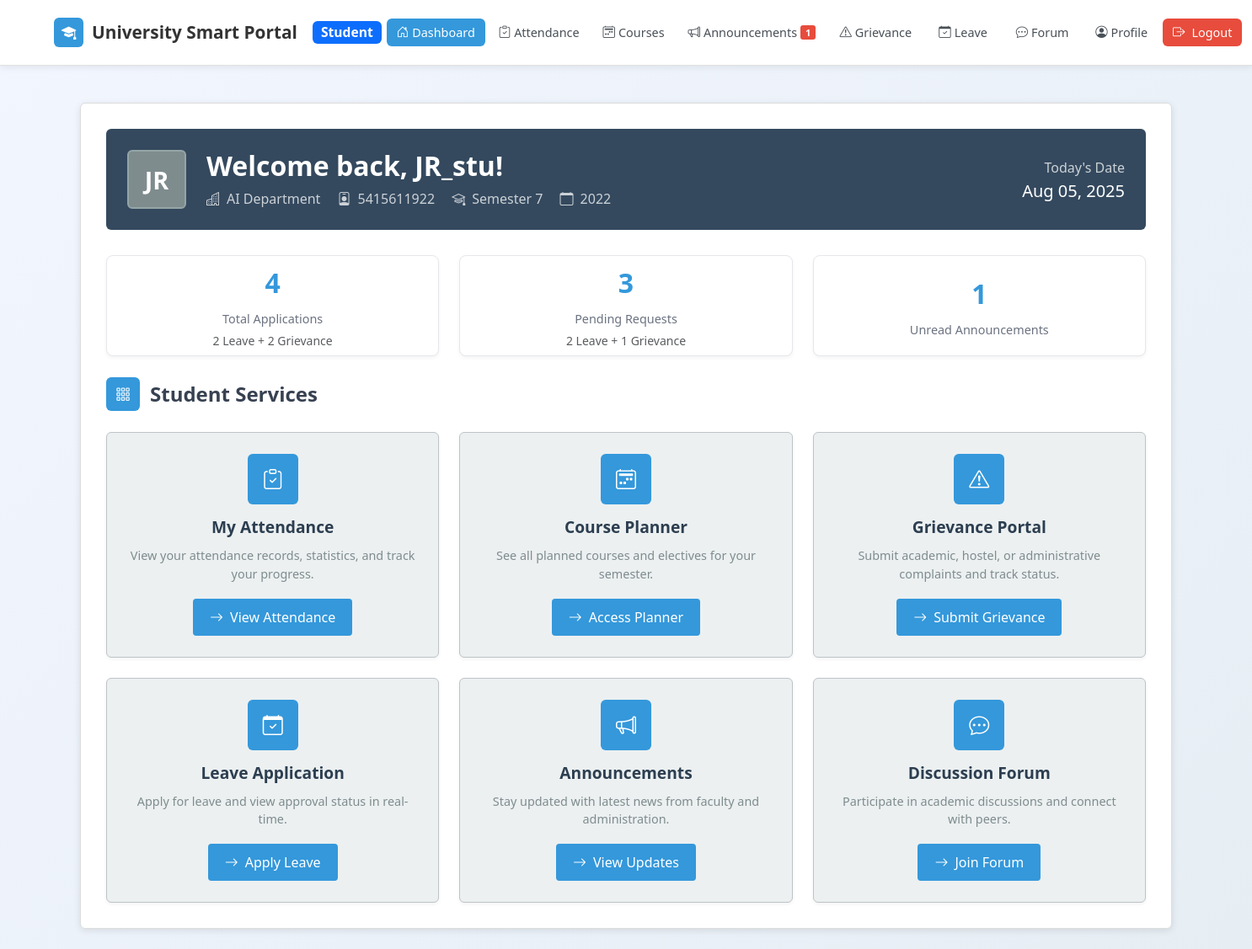
The app's page /student_dashboard.php (signed in) with its own data.
### tables this page shows
CREATE TABLE `student_profiles` (
  `id` int(11) NOT NULL,
  `user_id` int(11) NOT NULL,
  `roll_number` varchar(50) DEFAULT NULL,
  `semester` varchar(20) DEFAULT NULL,
  `year` varchar(10) DEFAULT NULL,
  `phone` varchar(15) DEFAULT NULL,
  `address` text DEFAULT NULL,
  `updated_at` timestamp NOT NULL DEFAULT current_timestamp() ON UPDATE current_timestamp()
);

CREATE TABLE `users` (
  `id` int(11) NOT NULL,
  `name` varchar(100) DEFAULT NULL,
  `email` varchar(100) DEFAULT NULL,
  `password` varchar(255) DEFAULT NULL,
  `role` enum('student','faculty','hod') DEFAULT NULL,
  `department` varchar(100) DEFAULT NULL,
  `created_at` timestamp NOT NULL DEFAULT current_timestamp()
);

### student_dashboard.php (the view, shortened to what this page needs)
<?php
include 'config.php';
$user_id = $_SESSION['user_id'];
$stmt = $conn->prepare("SELECT u.name, u.department, u.email,
                              sp.roll_number, sp.semester, sp.year
                       FROM users u
                       LEFT JOIN student_profiles sp ON u.id = sp.user_id
                       WHERE u.id = ?");
$stmt->bind_param("i", $user_id);
$stmt->execute();
$result = $stmt->get_result();
$user_data = $result->fetch_assoc();
$name = $user_data['name'] ?? '';
$department = $user_data['department'] ?? '';
$roll_number = $user_data['roll_number'] ?? '';
$semester = $user_data['semester'] ?? '';
$year = $user_data['year'] ?? '';
$unread_announcements_query = "
    SELECT COUNT(*) as count
    FROM announcements a
    LEFT JOIN user_announcement_views uav ON a.id = uav.announcement_id AND uav.user_id = $user_id
    WHERE uav.id IS NULL
    AND a.created_at >= DATE_SUB(NOW(), INTERVAL 7 DAY)
";
$unread_announcements = $conn->query($unread_announcements_query)->fetch_assoc()['count'];
?>
<!DOCTYPE html>
<html lang="en">
<head>
    <link href="https://cdn.jsdelivr.net/npm/bootstrap@5.3.3/dist/css/bootstrap.min.css" rel="stylesheet">
    <link href="https://cdn.jsdelivr.net/npm/bootstrap-icons@1.11.3/font/bootstrap-icons.css" rel="stylesheet">
</head>
<body>
    <nav class="navbar navbar-expand-lg navbar-light py-3">
        <div class="container-fluid custom-navbar-padding">
            <a class="navbar-brand me-1" href="student_dashboard.php">
                <div class="brand-icon">
                    <i class="bi bi-mortarboard-fill"></i>
                </div>
                University Smart Portal
                <span class="badge bg-primary ms-2">Student</span>
            </a>
            <div class="navbar-nav d-none d-lg-flex flex-fill justify-content-center">
                <a class="nav-link active" href="student_dashboard.php">
                    <i class="bi bi-house-door me-1"></i>Dashboard
                </a>
                <a class="nav-link" href="student_attendance.php">
                    <i class="bi bi-clipboard-check me-1"></i>Attendance
                </a>
                <a class="nav-link" href="student_course_planner.php">
                    <i class="bi bi-calendar2-week me-1"></i>Courses
                </a>
                <a class="nav-link" href="student_announcements.php">
                    <i class="bi bi-megaphone me-1"></i>Announcements
                    <?php if($unread_announcements > 0): ?>
                        <span class="badge bg-danger ms-1"><?= $unread_announcements ?></span>
                    <?php endif; ?>
                </a>
                <a class="nav-link" href="student_grievance.php">
                    <i class="bi bi-exclamation-triangle me-1"></i>Grievance
                </a>
                <a class="nav-link" href="leave_application.php">
                    <i class="bi bi-calendar-check me-1"></i>Leave
                <a class="nav-link" href="student_forum.php">
                    <i class="bi bi-chat-dots me-1"></i>Forum
                </a>
                <a class="nav-link" href="student_profile.php">
                    <i class="bi bi-person-circle me-1"></i>Profile
                </a>
                <a href="logout.php" class="nav-link logout-btn">
                    <i class="bi bi-box-arrow-right me-2"></i>Logout
                </a>
            </div>
        </div>
    </nav>
    <div class="container py-4">
        <div class="dashboard-card">
            <div class="welcome-section">
                <div class="row align-items-center">
                    <div class="col-auto">
                        <div class="user-avatar">
                            <?= strtoupper(substr($name, 0, 2)) ?>
                        </div>
                    </div>
                    <div class="col">
                        <h2 class="mb-2 fw-bold">Welcome back, <?php echo htmlspecialchars($name); ?>!</h2>
                        <p class="mb-0 opacity-75">
                            <i class="bi bi-buildings me-2"></i><?php echo htmlspecialchars($department); ?> Department
                            <?php if($roll_number): ?>
                                <span class="ms-3"><i class="bi bi-person-badge me-2"></i><?= htmlspecialchars($roll_number) ?></span>
                            <?php endif; ?>
                            <?php if($semester): ?>
                                <span class="ms-3"><i class="bi bi-mortarboard me-2"></i>Semester <?= htmlspecialchars($semester) ?></span>
                            <?php endif; ?>
                            <?php if($year): ?>
                                <span class="ms-3"><i class="bi bi-calendar me-2"></i><?= htmlspecialchars($year) ?></span>
                            <?php endif; ?>
                        </p>
                    </div>
                    <div class="col-auto d-none d-md-block">
                        <div class="text-end">
                            <p class="mb-1 opacity-75">Today's Date</p>
                            <h5 class="mb-0"><?= date('M d, Y') ?></h5>
                        </div>
                    </div>
                </div>
            </div>
            <div class="row stats-row g-4">
                <?php
                $leave_total = $conn->query("SELECT COUNT(*) as count FROM leave_applications WHERE user_id = $user_id")->fetch_assoc()['count'];
                $grievance_total = $conn->query("SELECT COUNT(*) as count FROM grievances WHERE user_id = $user_id")->fetch_assoc()['count'];
                $total_applications = $leave_total + $grievance_total;
                $leave_pending = $conn->query("SELECT COUNT(*) as count FROM leave_applications WHERE user_id = $user_id AND status = 'Pending'")->fetch_assoc()['count'];
                $grievance_pending = $conn->query("SELECT COUNT(*) as count FROM grievances WHERE user_id = $user_id AND status = 'pending'")->fetch_assoc()['count'];
                $pending_applications = $leave_pending + $grievance_pending;
                ?>
                <div class="col-md-4">
                    <div class="stat-card" onclick="window.location.href='leave_application.php'">
                        <div class="stat-number"><?= $total_applications ?></div>
                        <div class="stat-label">Total Applications</div>
                        <small class="text-muted d-block mt-1"><?= $leave_total ?> Leave + <?= $grievance_total ?> Grievance</small>
                    </div>
                </div>
                <div class="col-md-4">
                    <div class="stat-card" onclick="window.location.href='student_grievance.php'">
                        <div class="stat-number"><?= $pending_applications ?></div>
                        <div class="stat-label">Pending Requests</div>
                        <small class="text-muted d-block mt-1"><?= $leave_pending ?> Leave + <?= $grievance_pending ?> Grievance</small>
                    </div>
                </div>
                <div class="col-md-4">
                    <div class="stat-card" onclick="window.location.href='student_announcements.php'">
                        <div class="stat-number"><?= $unread_announcements ?></div>
                        <div class="stat-label">Unread Announcements</div>
                    </div>
                </div>
            </div>
            <h3 class="section-title">
                <div class="section-icon">
                    <i class="bi bi-grid-3x3-gap"></i>
                </div>
                Student Services
            </h3>
            <div class="row g-4">
                <div class="col-lg-4 col-md-6">
                    <div class="feature-tile">
                        <div class="feature-icon">
                            <i class="bi bi-clipboard-check"></i>
                        </div>
                        <h5 class="feature-title">My Attendance</h5>
                        <p class="feature-description">View your attendance records, statistics, and track your progress.</p>
                        <a href="student_attendance.php" class="feature-btn">
                            <i class="bi bi-arrow-right me-2"></i>View Attendance
                        </a>
                    </div>
                </div>
                <div class="col-lg-4 col-md-6">
                    <div class="feature-tile">
                        <div class="feature-icon">
                            <i class="bi bi-calendar2-week"></i>
                        </div>
                        <h5 class="feature-title">Course Planner</h5>
                        <p class="feature-description">See all planned courses and electives for your semester.</p>
                        <a href="student_course_planner.php" class="feature-btn">
                            <i class="bi bi-arrow-right me-2"></i>Access Planner
                        </a>
                    </div>
                </div>
                <div class="col-lg-4 col-md-6">
                    <div class="feature-tile">
                        <div class="feature-icon">
                            <i class="bi bi-exclamation-triangle"></i>
                        </div>
                        <h5 class="feature-title">Grievance Portal</h5>
                        <p class="feature-description">Submit academic, hostel, or administrative complaints and track status.</p>
                        <a href="student_grievance.php" class="feature-btn">
                            <i class="bi bi-arrow-right me-2"></i>Submit Grievance
                        </a>
                    </div>
                </div>
                <div class="col-lg-4 col-md-6">
                    <div class="feature-tile">
                        <div class="feature-icon">
                            <i class="bi bi-calendar-check"></i>
                        </div>
                        <h5 class="feature-title">Leave Application</h5>
                        <p class="feature-description">Apply for leave and view approval status in real-time.</p>
                        <a href="leave_application.php" class="feature-btn">
                            <i class="bi bi-arrow-right me-2"></i>Apply Leave
                        </a>
                    </div>
                </div>
                <div class="col-lg-4 col-md-6">
                    <div class="feature-tile">
                        <div class="feature-icon">
                            <i class="bi bi-megaphone"></i>
                        </div>
                        <h5 class="feature-title">Announcements</h5>
                        <p class="feature-description">Stay updated with latest news from faculty and administration.</p>
                        <a href="student_announcements.php" class="feature-btn">
                            <i class="bi bi-arrow-right me-2"></i>View Updates
                        </a>
                    </div>
                </div>
                <div class="col-lg-4 col-md-6">
                    <div class="feature-tile">
                        <div class="feature-icon">
                            <i class="bi bi-chat-dots"></i>
                        </div>
                        <h5 class="feature-title">Discussion Forum</h5>
                        <p class="feature-description">Participate in academic discussions and connect with peers.</p>
                        <a href="student_forum.php" class="feature-btn">
                            <i class="bi bi-arrow-right me-2"></i>Join Forum
                        </a>
                    </div>
                </div>
            </div>
        </div>
    </div>
</body>
</html>

### student_dashboard.php (style rules this page uses)
body { background: linear-gradient(-45deg, #dfe9f3, #ffffff, #e2ebf0, #f2f6ff); background-size: 400% 400%; animation: gradientShift 15s ease infinite; min-height: 100vh; font-family: 'Segoe UI', Tahoma, Geneva, Verdana, sans-serif; }
.navbar { background: white !important; border-bottom: 1px solid #e0e0e0; box-shadow: 0 2px 8px rgba(0,0,0,0.08); position: sticky; top: 0; z-index: 1000; width: 100%; }
.custom-navbar-padding { padding-left: 4rem !important; padding-right: 2rem !important; width: 100%; max-width: 100%; }
.navbar-brand { font-weight: 600; font-size: 1.3rem; color: #333 !important; display: flex; align-items: center; gap: 10px; text-decoration: none; }
.nav-link { color: #495057 !important; font-weight: 500; border-radius: 6px; padding: 6px 12px !important; margin: 0 2px; transition: all 0.2s ease; display: flex; align-items: center; font-size: 0.9rem; min-width: 90px; justify-content: center; }
.nav-link:hover, .nav-link.active { background: #3498db; color: white !important; }
.navbar-nav { width: 100%; justify-content: center !important; align-items: center; flex-wrap: nowrap !important; }
.nav-link .badge { background: #e74c3c !important; color: white !important; border-radius: 3px !important; padding: 3px 6px !important; font-size: 0.7rem !important; font-weight: 600 !important; min-width: 18px !important; text-align: center !important; }
.stats-row { margin-bottom: 25px; }
.brand-icon { background: #3498db; color: white; width: 35px; height: 35px; border-radius: 6px; display: flex; align-items: center; justify-content: center; font-size: 1.1rem; }
.dashboard-card { border-radius: 6px; background: white; box-shadow: 0 2px 8px rgba(0,0,0,0.1); border: 1px solid #ddd; padding: 30px; margin-top: 20px; }
.welcome-section { background: #34495e; color: white; border-radius: 6px; padding: 25px; margin-bottom: 30px; position: relative; }
.user-avatar { width: 70px; height: 70px; border-radius: 6px; background: #7f8c8d; display: flex; align-items: center; justify-content: center; font-size: 1.8rem; font-weight: bold; color: white; border: 2px solid #95a5a6; }
.feature-tile { border-radius: 6px; background: #ecf0f1; transition: all 0.2s ease; border: 1px solid #bdc3c7; box-shadow: 0 2px 4px rgba(0,0,0,0.05); padding: 25px; text-align: center; height: 100%; cursor: pointer; }
.feature-icon { width: 60px; height: 60px; border-radius: 6px; background: #3498db; display: inline-flex; align-items: center; justify-content: center; font-size: 1.5rem; color: white; margin-bottom: 15px; }
.feature-title { font-size: 1.2rem; font-weight: 600; color: #2c3e50; margin-bottom: 12px; }
.feature-description { color: #7f8c8d; font-size: 0.9rem; line-height: 1.5; margin-bottom: 18px; }
.feature-btn { background: #3498db; color: white; border: none; padding: 10px 20px; border-radius: 4px; font-weight: 500; text-decoration: none; transition: all 0.2s ease; display: inline-block; }
.logout-btn { background: #e74c3c !important; color: white !important; border: none; padding: 6px 12px !important; border-radius: 6px !important; font-weight: 500; transition: all 0.2s ease; margin: 0 2px; font-size: 0.9rem; }
.stat-card { background: #FFFFFF; border-radius: 8px; padding: 20px; text-align: center; box-shadow: 0 2px 4px rgba(0,0,0,0.05); border: 1px solid #E5E7EB; transition: all 0.3s ease; cursor: pointer; height: 120px; display: flex; flex-direction: column; justify-content: center; }
.stat-number { font-size: 2rem; font-weight: bold; color: #3498db; margin-bottom: 8px; }
.stat-label { color: #6B7280; font-weight: 500; font-size: 0.9rem; }
.section-title { font-size: 1.5rem; font-weight: 600; color: #374151; margin-bottom: 25px; display: flex; align-items: center; gap: 12px; }
.section-icon { width: 40px; height: 40px; border-radius: 6px; background: #3498db; display: flex; align-items: center; justify-content: center; color: white; font-size: 1.1rem; }

### records on screen
student_profiles: user.name "JR", user.name "JR_stu", user.department "AI", roll_number "5415611922", semester "7", year "2022"

### other values on screen
$unread_announcements "1"
$total_applications "4"
$leave_total "2"
$grievance_total "2"
$pending_applications "3"
$leave_pending "2"
$grievance_pending "1"
